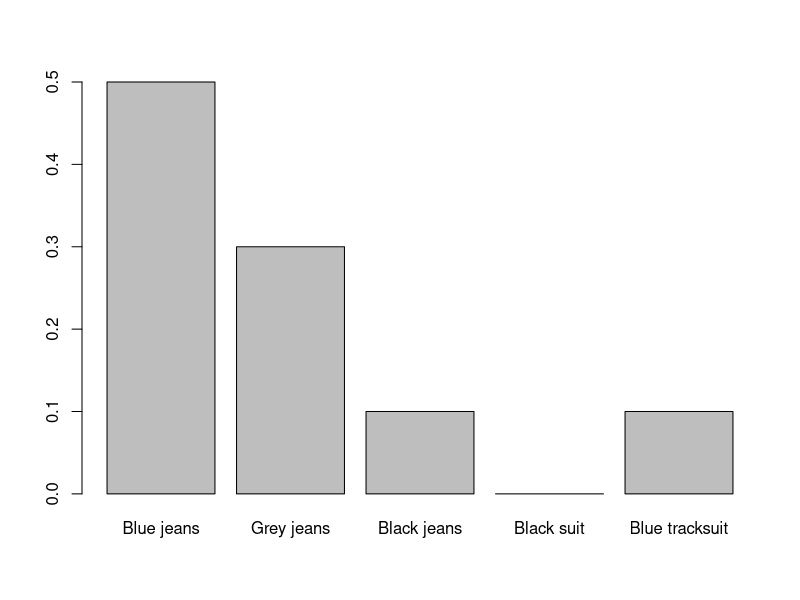
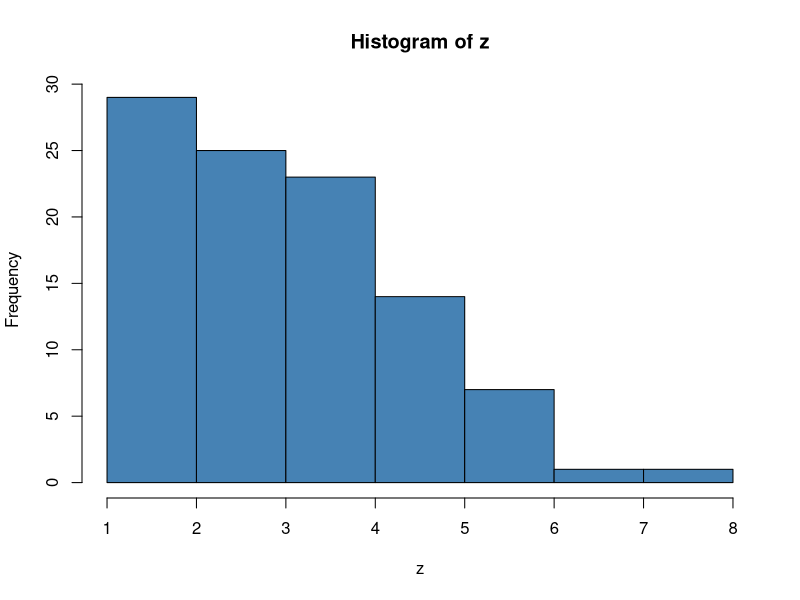

The R source for these figures, in order:
## ---- chunk 1
pants <- data.frame(
   type = c("Blue jeans","Grey jeans","Black jeans","Black suit","Blue tracksuit"),
   label = c("X1", "X2", "X3", "X4", "X5"),
   probability = c(0.5,0.3,0.1,0,0.1))

pants
barplot(height = pants$probability,names.arg = pants$type)
## ---- chunk 2
#Try plotting a bar graph of all the probabilities above
## ---- chunk 3
pb <- dbinom(x=4, size = 20, prob = 1/6 )
pb
## ---- chunk 4
#Try finding the probability for N = 20 and N=100 trials for a fair coin flip.
## ---- chunk 5
#Find the probability of rolling 0 skulls or 1 skull or 2 skulls or 3 skulls or 4 skulls
pbinom( q= 4, size = 20, prob = 1/6)

#Practice - Find probability of getting 0-5 heads in 50 trials of coin flip
## ---- chunk 6
qbinom( p = 0.75, size = 20, prob = 1/6 )

#Practice - Find the 40th percentile
## ---- chunk 7
z <- rbinom( n = 100, size = 20, prob = 1/6 )
z
#Let's also plot this and see how it looks
hist(z, col = 'steelblue')
